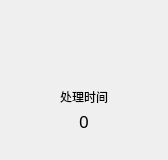
             <widget class="QFrame" name="frame_processtime">
              <property name="minimumSize">
               <size>
                <width>168</width>
                <height>160</height>
               </size>
              </property>
              <property name="maximumSize">
               <size>
                <width>168</width>
                <height>160</height>
               </size>
              </property>
              <property name="styleSheet">
               <string notr="true"/>
              </property>
              <property name="frameShape">
               <enum>QFrame::NoFrame</enum>
              </property>
              <property name="frameShadow">
               <enum>QFrame::Sunken</enum>
              </property>
              <layout class="QGridLayout" name="gridLayout_10">
               <property name="leftMargin">
                <number>11</number>
               </property>
               <property name="topMargin">
                <number>11</number>
               </property>
               <property name="rightMargin">
                <number>11</number>
               </property>
               <property name="bottomMargin">
                <number>11</number>
               </property>
               <property name="horizontalSpacing">
                <number>0</number>
               </property>
               <property name="verticalSpacing">
                <number>3</number>
               </property>
               <item row="0" column="1">
                <spacer name="verticalSpacer_14">
                 <property name="orientation">
                  <enum>Qt::Vertical</enum>
                 </property>
                 <property name="sizeHint" stdset="0">
                  <size>
                   <width>20</width>
                   <height>29</height>
                  </size>
                 </property>
                </spacer>
               </item>
               <item row="1" column="0" colspan="2">
                <layout class="QHBoxLayout" name="horizontalLayout_8">
                 <item>
                  <spacer name="horizontalSpacer_16">
                   <property name="orientation">
                    <enum>Qt::Horizontal</enum>
                   </property>
                   <property name="sizeHint" stdset="0">
                    <size>
                     <width>33</width>
                     <height>55</height>
                    </size>
                   </property>
                  </spacer>
                 </item>
                 <item>
                  <widget class="QLabel" name="label_processtime">
                   <property name="minimumSize">
                    <size>
                     <width>58</width>
                     <height>58</height>
                    </size>
                   </property>
                   <property name="maximumSize">
                    <size>
                     <width>58</width>
                     <height>58</height>
                    </size>
                   </property>
                   <property name="styleSheet">
                    <string notr="true"/>
                   </property>
                   <property name="text">
                    <string/>
                   </property>
                  </widget>
                 </item>
                 <item>
                  <spacer name="horizontalSpacer_17">
                   <property name="orientation">
                    <enum>Qt::Horizontal</enum>
                   </property>
                   <property name="sizeHint" stdset="0">
                    <size>
                     <width>33</width>
                     <height>55</height>
                    </size>
                   </property>
                  </spacer>
                 </item>
                </layout>
               </item>
               <item row="2" column="0" colspan="2">
                <widget class="QLabel" name="label_34">
                 <property name="font">
                  <font>
                   <family>微软雅黑</family>
                  </font>
                 </property>
                 <property name="styleSheet">
                  <string notr="true"/>
                 </property>
                 <property name="text">
                  <string>处理时间</string>
                 </property>
                 <property name="alignment">
                  <set>Qt::AlignCenter</set>
                 </property>
                </widget>
               </item>
               <item row="4" column="0">
                <spacer name="verticalSpacer_15">
                 <property name="orientation">
                  <enum>Qt::Vertical</enum>
                 </property>
                 <property name="sizeHint" stdset="0">
                  <size>
                   <width>20</width>
                   <height>29</height>
                  </size>
                 </property>
                </spacer>
               </item>
               <item row="3" column="0" colspan="2">
                <widget class="QLabel" name="label_deal_time">
                 <property name="font">
                  <font>
                   <family>微软雅黑</family>
                   <pointsize>13</pointsize>
                   <kerning>true</kerning>
                  </font>
                 </property>
                 <property name="styleSheet">
                  <string notr="true"/>
                 </property>
                 <property name="text">
                  <string>0</string>
                 </property>
                 <property name="alignment">
                  <set>Qt::AlignCenter</set>
                 </property>
                </widget>
               </item>
              </layout>
             </widget>
